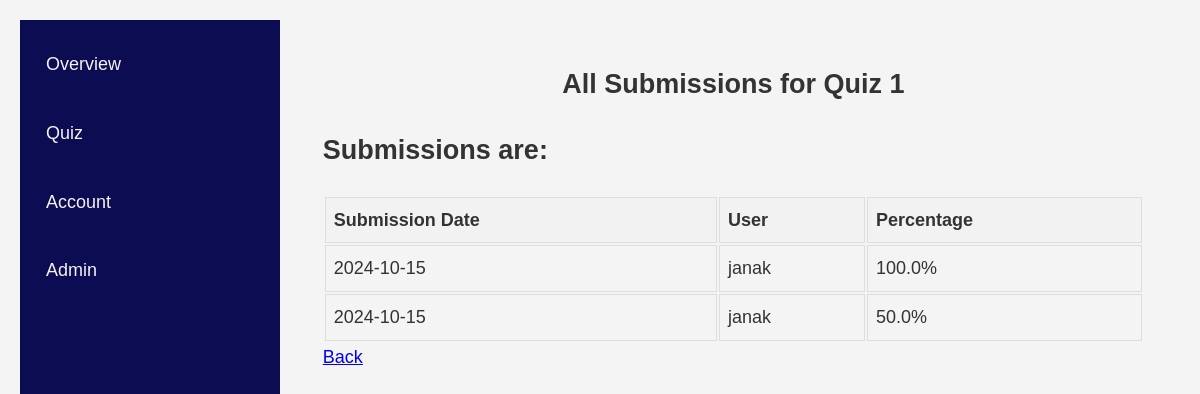
The page /organization/quiz/1 (signed in) on the database as committed earlier.
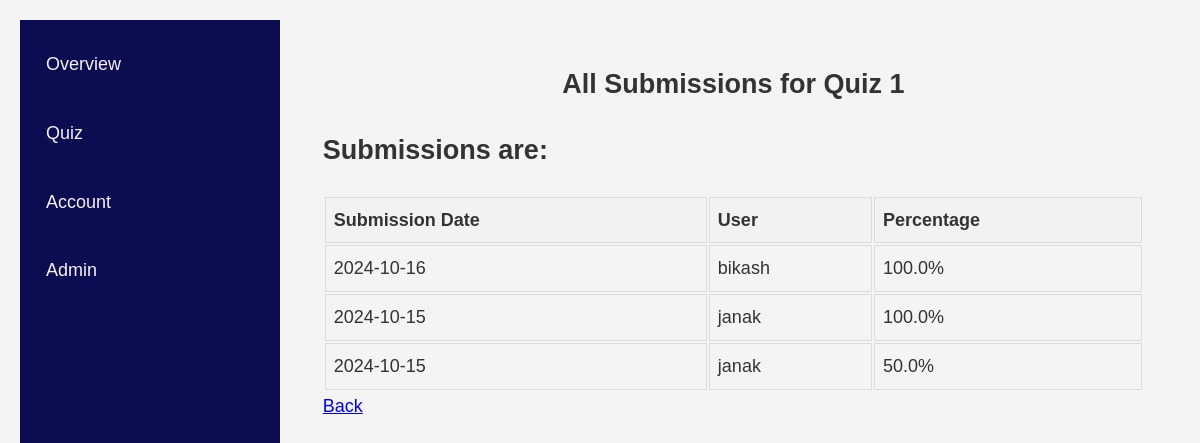
The same page on the database as committed later.
### dashboard/models.py (models this page shows, shortened)
class Submission(models.Model):
    user = models.ForeignKey('users.StudentUser',on_delete=models.CASCADE)
    quiz = models.ForeignKey(Quiz, on_delete=models.PROTECT)
    correctsubmission = models.IntegerField(validators=[MinValueValidator(0)])
    timestamp = models.DateTimeField(auto_now=True)

### organization/views.py (the view)
# urls.py: path("quiz/<int:quiz_id>",views.submission,name="osubmission")
@login_required
@user_passes_test(check_organization)
def submission(request,quiz_id):
    quiz = Quiz.objects.get(id=quiz_id)
    valid_submissions = Submission.objects.filter(quiz=quiz).order_by("-timestamp")
    percentages = []
    for submission in valid_submissions:
        correct_score = submission.correctsubmission
        total_questions = submission.quiz.questions.count()
        percentage = correct_score / total_questions * 100
        percentages.append(percentage)
    return render(request, 'organization/submissions.html', {
        'sub_per':zip(valid_submissions,percentages),
        'valid_submissions': valid_submissions,
        'percentages': percentages,
        'quiztitle':quiz.title
    })

### organization/views.py (called while the page is built)
def check_organization(user):
    return OrganizationUser.objects.get(username=user.username).user_type == "organization"

### organization/templates/organization/submissions.html (shortened to what this page needs)
{% extends "organizationbase.html" %}
{% load static %}
{% block stylesheets %}
<link rel="stylesheet" href="{% static 'dashboard/dashboard.css' %}">
{% endblock %}
{% block content %}
    <section class="about">
        <h1>All Submissions for {{quiztitle}}</h1>
        {% if valid_submissions %}
            <h2>Submissions are: </h2>
            <table class="submission-table">
                <thead>
                    <tr>
                        <th>Submission Date</th>
                        <th>User</th>
                        <th>Percentage</th>
                    </tr>
                </thead>
                <tbody>
                    {% for sub, percent in sub_per %}
                        <tr>
                            <td>{{sub.timestamp|date:"Y-m-d"}}</td>
                            <td>{{sub.user.username}}</td>
                            <td>{{ percent }}%</td>
                        </tr>
                    {% endfor %}
                </tbody>
            </table>
        {% else %}
            <p>No submissions found for this quiz.</p>
        {% endif %}
        <a href="{% url "oquiz" %}">Back</a>
    </section>
{% endblock %}

Rows that differ between the two databases and show on the page:
added Submission: timestamp "2024-10-16", user.username "bikash", percent "100.0"
